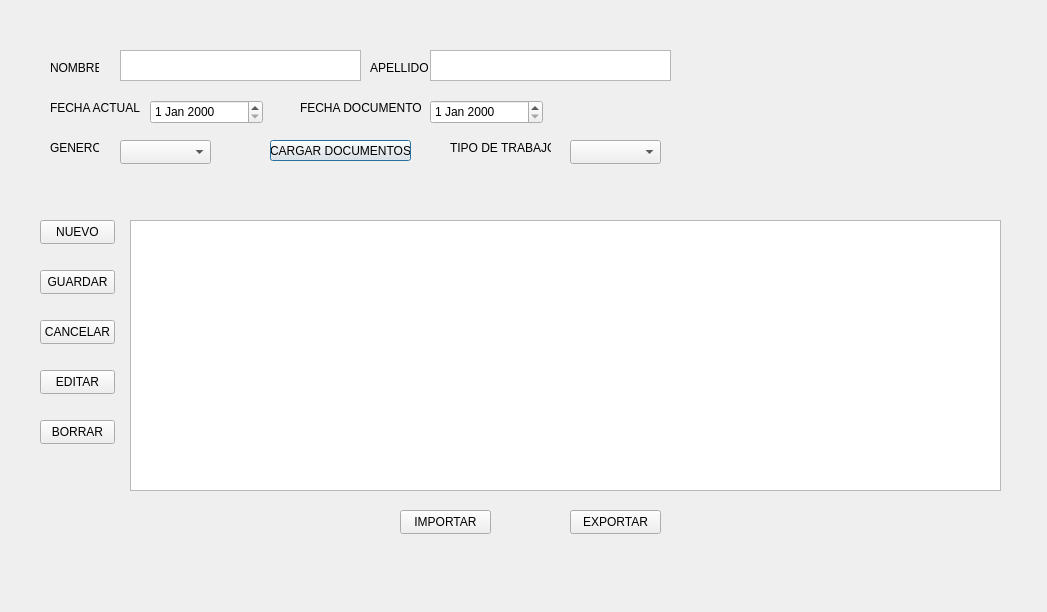
<?xml version="1.0" encoding="UTF-8"?>
<ui version="4.0">
 <class>Dialog</class>
 <widget class="QDialog" name="Dialog">
  <property name="geometry">
   <rect>
    <x>0</x>
    <y>0</y>
    <width>1047</width>
    <height>612</height>
   </rect>
  </property>
  <property name="windowTitle">
   <string>Dialog</string>
  </property>
  <widget class="QPushButton" name="cargar_imagen_o_documentos">
   <property name="geometry">
    <rect>
     <x>270</x>
     <y>140</y>
     <width>141</width>
     <height>21</height>
    </rect>
   </property>
   <property name="text">
    <string>CARGAR DOCUMENTOS</string>
   </property>
  </widget>
  <widget class="QPushButton" name="nuevo">
   <property name="geometry">
    <rect>
     <x>40</x>
     <y>220</y>
     <width>75</width>
     <height>24</height>
    </rect>
   </property>
   <property name="text">
    <string>NUEVO</string>
   </property>
  </widget>
  <widget class="QLabel" name="nombre">
   <property name="geometry">
    <rect>
     <x>50</x>
     <y>60</y>
     <width>49</width>
     <height>16</height>
    </rect>
   </property>
   <property name="text">
    <string>NOMBRE</string>
   </property>
  </widget>
  <widget class="QLabel" name="fecha">
   <property name="geometry">
    <rect>
     <x>300</x>
     <y>100</y>
     <width>121</width>
     <height>16</height>
    </rect>
   </property>
   <property name="text">
    <string>FECHA DOCUMENTO</string>
   </property>
  </widget>
  <widget class="QLabel" name="genero">
   <property name="geometry">
    <rect>
     <x>50</x>
     <y>140</y>
     <width>49</width>
     <height>16</height>
    </rect>
   </property>
   <property name="text">
    <string>GENERO</string>
   </property>
  </widget>
  <widget class="QPushButton" name="guardar">
   <property name="geometry">
    <rect>
     <x>40</x>
     <y>270</y>
     <width>75</width>
     <height>24</height>
    </rect>
   </property>
   <property name="text">
    <string>GUARDAR</string>
   </property>
  </widget>
  <widget class="QTableView" name="tableView">
   <property name="geometry">
    <rect>
     <x>130</x>
     <y>220</y>
     <width>871</width>
     <height>271</height>
    </rect>
   </property>
  </widget>
  <widget class="QComboBox" name="selecion_genero">
   <property name="geometry">
    <rect>
     <x>120</x>
     <y>140</y>
     <width>91</width>
     <height>24</height>
    </rect>
   </property>
  </widget>
  <widget class="QPushButton" name="cancelar">
   <property name="geometry">
    <rect>
     <x>40</x>
     <y>320</y>
     <width>75</width>
     <height>24</height>
    </rect>
   </property>
   <property name="text">
    <string>CANCELAR</string>
   </property>
  </widget>
  <widget class="QPushButton" name="editar">
   <property name="geometry">
    <rect>
     <x>40</x>
     <y>370</y>
     <width>75</width>
     <height>24</height>
    </rect>
   </property>
   <property name="text">
    <string>EDITAR</string>
   </property>
  </widget>
  <widget class="QPushButton" name="borrar">
   <property name="geometry">
    <rect>
     <x>40</x>
     <y>420</y>
     <width>75</width>
     <height>24</height>
    </rect>
   </property>
   <property name="text">
    <string>BORRAR</string>
   </property>
  </widget>
  <widget class="QTextEdit" name="textEdit_Nombre">
   <property name="geometry">
    <rect>
     <x>120</x>
     <y>50</y>
     <width>241</width>
     <height>31</height>
    </rect>
   </property>
  </widget>
  <widget class="QLabel" name="apellido">
   <property name="geometry">
    <rect>
     <x>370</x>
     <y>60</y>
     <width>61</width>
     <height>16</height>
    </rect>
   </property>
   <property name="text">
    <string>APELLIDO</string>
   </property>
  </widget>
  <widget class="QTextEdit" name="textEdit_Apellido">
   <property name="geometry">
    <rect>
     <x>430</x>
     <y>50</y>
     <width>241</width>
     <height>31</height>
    </rect>
   </property>
  </widget>
  <widget class="QLabel" name="nombre_3">
   <property name="geometry">
    <rect>
     <x>50</x>
     <y>100</y>
     <width>91</width>
     <height>16</height>
    </rect>
   </property>
   <property name="text">
    <string>FECHA ACTUAL</string>
   </property>
  </widget>
  <widget class="QDateEdit" name="Fecha_Actual">
   <property name="geometry">
    <rect>
     <x>150</x>
     <y>100</y>
     <width>113</width>
     <height>24</height>
    </rect>
   </property>
  </widget>
  <widget class="QDateEdit" name="Fecha_document">
   <property name="geometry">
    <rect>
     <x>430</x>
     <y>100</y>
     <width>113</width>
     <height>24</height>
    </rect>
   </property>
  </widget>
  <widget class="QPushButton" name="btnImportar">
   <property name="geometry">
    <rect>
     <x>400</x>
     <y>510</y>
     <width>91</width>
     <height>24</height>
    </rect>
   </property>
   <property name="text">
    <string>IMPORTAR</string>
   </property>
  </widget>
  <widget class="QPushButton" name="btnExportar">
   <property name="geometry">
    <rect>
     <x>570</x>
     <y>510</y>
     <width>91</width>
     <height>24</height>
    </rect>
   </property>
   <property name="text">
    <string>EXPORTAR</string>
   </property>
  </widget>
  <widget class="QLabel" name="Tipo_de_trabajo">
   <property name="geometry">
    <rect>
     <x>450</x>
     <y>140</y>
     <width>101</width>
     <height>16</height>
    </rect>
   </property>
   <property name="text">
    <string>TIPO DE TRABAJO</string>
   </property>
  </widget>
  <widget class="QComboBox" name="comboBox_tipo_trabajo">
   <property name="geometry">
    <rect>
     <x>570</x>
     <y>140</y>
     <width>91</width>
     <height>24</height>
    </rect>
   </property>
  </widget>
 </widget>
 <resources/>
 <connections/>
</ui>
